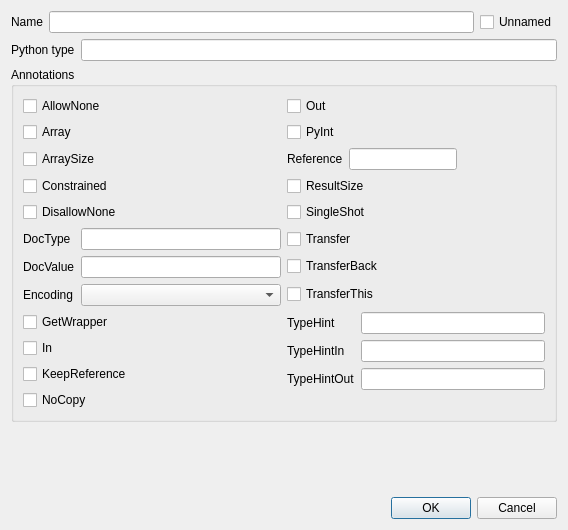
<?xml version="1.0" encoding="UTF-8"?>
<ui version="4.0">
 <class>ArgPropertiesBase</class>
 <widget class="QDialog" name="ArgPropertiesBase">
  <property name="geometry">
   <rect>
    <x>0</x>
    <y>0</y>
    <width>568</width>
    <height>530</height>
   </rect>
  </property>
  <property name="windowTitle">
   <string>Argument Properties</string>
  </property>
  <layout class="QVBoxLayout" name="verticalLayout">
   <item>
    <layout class="QHBoxLayout" name="horizontalLayout">
     <item>
      <widget class="QLabel" name="label">
       <property name="text">
        <string>Name</string>
       </property>
      </widget>
     </item>
     <item>
      <widget class="QLineEdit" name="name"/>
     </item>
     <item>
      <widget class="QCheckBox" name="unnamedCb">
       <property name="text">
        <string>Unnamed</string>
       </property>
      </widget>
     </item>
    </layout>
   </item>
   <item>
    <layout class="QHBoxLayout" name="horizontalLayout_2">
     <item>
      <widget class="QLabel" name="label_2">
       <property name="text">
        <string>Python type</string>
       </property>
      </widget>
     </item>
     <item>
      <widget class="QLineEdit" name="pyType"/>
     </item>
    </layout>
   </item>
   <item>
    <widget class="QGroupBox" name="groupBox">
     <property name="title">
      <string>Annotations</string>
     </property>
     <layout class="QGridLayout" name="gridLayout">
      <item row="0" column="0">
       <widget class="QCheckBox" name="allowNoneCb">
        <property name="text">
         <string>AllowNone</string>
        </property>
       </widget>
      </item>
      <item row="0" column="1">
       <widget class="QCheckBox" name="outCb">
        <property name="text">
         <string>Out</string>
        </property>
       </widget>
      </item>
      <item row="1" column="0">
       <widget class="QCheckBox" name="arrayCb">
        <property name="text">
         <string>Array</string>
        </property>
       </widget>
      </item>
      <item row="1" column="1">
       <widget class="QCheckBox" name="pyIntCb">
        <property name="text">
         <string>PyInt</string>
        </property>
       </widget>
      </item>
      <item row="2" column="0">
       <widget class="QCheckBox" name="arraySizeCb">
        <property name="text">
         <string>ArraySize</string>
        </property>
       </widget>
      </item>
      <item row="2" column="1">
       <layout class="QFormLayout" name="formLayout_2">
        <property name="fieldGrowthPolicy">
         <enum>QFormLayout::FieldsStayAtSizeHint</enum>
        </property>
        <item row="0" column="1">
         <widget class="QLineEdit" name="ref"/>
        </item>
        <item row="0" column="0">
         <widget class="QLabel" name="refLab">
          <property name="text">
           <string>Reference</string>
          </property>
         </widget>
        </item>
       </layout>
      </item>
      <item row="3" column="0">
       <widget class="QCheckBox" name="constrainedCb">
        <property name="text">
         <string>Constrained</string>
        </property>
       </widget>
      </item>
      <item row="3" column="1">
       <widget class="QCheckBox" name="resultSizeCb">
        <property name="text">
         <string>ResultSize</string>
        </property>
       </widget>
      </item>
      <item row="4" column="0">
       <widget class="QCheckBox" name="disallowNoneCb">
        <property name="text">
         <string>DisallowNone</string>
        </property>
       </widget>
      </item>
      <item row="4" column="1">
       <widget class="QCheckBox" name="singleShotCb">
        <property name="text">
         <string>SingleShot</string>
        </property>
       </widget>
      </item>
      <item row="5" column="0" rowspan="3">
       <layout class="QFormLayout" name="formLayout">
        <item row="0" column="0">
         <widget class="QLabel" name="label_3">
          <property name="text">
           <string>DocType</string>
          </property>
         </widget>
        </item>
        <item row="0" column="1">
         <widget class="QLineEdit" name="docType"/>
        </item>
        <item row="1" column="0">
         <widget class="QLabel" name="label_4">
          <property name="text">
           <string>DocValue</string>
          </property>
         </widget>
        </item>
        <item row="1" column="1">
         <widget class="QLineEdit" name="docValue"/>
        </item>
        <item row="2" column="0">
         <widget class="QLabel" name="label_5">
          <property name="text">
           <string>Encoding</string>
          </property>
         </widget>
        </item>
        <item row="2" column="1">
         <widget class="QComboBox" name="encodingCb"/>
        </item>
       </layout>
      </item>
      <item row="5" column="1">
       <widget class="QCheckBox" name="transferCb">
        <property name="text">
         <string>Transfer</string>
        </property>
       </widget>
      </item>
      <item row="6" column="1">
       <widget class="QCheckBox" name="transferBackCb">
        <property name="text">
         <string>TransferBack</string>
        </property>
       </widget>
      </item>
      <item row="7" column="1">
       <widget class="QCheckBox" name="transferThisCb">
        <property name="text">
         <string>TransferThis</string>
        </property>
       </widget>
      </item>
      <item row="8" column="0">
       <widget class="QCheckBox" name="getWrapperCb">
        <property name="text">
         <string>GetWrapper</string>
        </property>
       </widget>
      </item>
      <item row="8" column="1" rowspan="4">
       <layout class="QFormLayout" name="formLayout_3">
        <item row="0" column="0">
         <widget class="QLabel" name="label_6">
          <property name="text">
           <string>TypeHint</string>
          </property>
         </widget>
        </item>
        <item row="0" column="1">
         <widget class="QLineEdit" name="typeHint"/>
        </item>
        <item row="1" column="0">
         <widget class="QLabel" name="label_7">
          <property name="text">
           <string>TypeHintIn</string>
          </property>
         </widget>
        </item>
        <item row="1" column="1">
         <widget class="QLineEdit" name="typeHintIn"/>
        </item>
        <item row="2" column="0">
         <widget class="QLabel" name="label_8">
          <property name="text">
           <string>TypeHintOut</string>
          </property>
         </widget>
        </item>
        <item row="2" column="1">
         <widget class="QLineEdit" name="typeHintOut"/>
        </item>
       </layout>
      </item>
      <item row="9" column="0">
       <widget class="QCheckBox" name="inCb">
        <property name="text">
         <string>In</string>
        </property>
       </widget>
      </item>
      <item row="10" column="0">
       <widget class="QCheckBox" name="keepRefCb">
        <property name="text">
         <string>KeepReference</string>
        </property>
       </widget>
      </item>
      <item row="11" column="0">
       <widget class="QCheckBox" name="noCopyCb">
        <property name="text">
         <string>NoCopy</string>
        </property>
       </widget>
      </item>
     </layout>
    </widget>
   </item>
   <item>
    <spacer name="verticalSpacer">
     <property name="orientation">
      <enum>Qt::Vertical</enum>
     </property>
     <property name="sizeHint" stdset="0">
      <size>
       <width>20</width>
       <height>16</height>
      </size>
     </property>
    </spacer>
   </item>
   <item>
    <widget class="QDialogButtonBox" name="buttonBox">
     <property name="orientation">
      <enum>Qt::Horizontal</enum>
     </property>
     <property name="standardButtons">
      <set>QDialogButtonBox::Cancel|QDialogButtonBox::Ok</set>
     </property>
    </widget>
   </item>
  </layout>
  <zorder>buttonBox</zorder>
  <zorder>groupBox</zorder>
  <zorder>verticalSpacer</zorder>
 </widget>
 <tabstops>
  <tabstop>name</tabstop>
  <tabstop>unnamedCb</tabstop>
  <tabstop>pyType</tabstop>
  <tabstop>allowNoneCb</tabstop>
  <tabstop>arrayCb</tabstop>
  <tabstop>arraySizeCb</tabstop>
  <tabstop>constrainedCb</tabstop>
  <tabstop>disallowNoneCb</tabstop>
  <tabstop>docType</tabstop>
  <tabstop>docValue</tabstop>
  <tabstop>encodingCb</tabstop>
  <tabstop>getWrapperCb</tabstop>
  <tabstop>inCb</tabstop>
  <tabstop>keepRefCb</tabstop>
  <tabstop>noCopyCb</tabstop>
  <tabstop>outCb</tabstop>
  <tabstop>pyIntCb</tabstop>
  <tabstop>ref</tabstop>
  <tabstop>resultSizeCb</tabstop>
  <tabstop>singleShotCb</tabstop>
  <tabstop>transferCb</tabstop>
  <tabstop>transferBackCb</tabstop>
  <tabstop>transferThisCb</tabstop>
  <tabstop>typeHint</tabstop>
  <tabstop>typeHintIn</tabstop>
  <tabstop>typeHintOut</tabstop>
  <tabstop>buttonBox</tabstop>
 </tabstops>
 <resources/>
 <connections>
  <connection>
   <sender>buttonBox</sender>
   <signal>accepted()</signal>
   <receiver>ArgPropertiesBase</receiver>
   <slot>accept()</slot>
   <hints>
    <hint type="sourcelabel">
     <x>248</x>
     <y>254</y>
    </hint>
    <hint type="destinationlabel">
     <x>157</x>
     <y>274</y>
    </hint>
   </hints>
  </connection>
  <connection>
   <sender>buttonBox</sender>
   <signal>rejected()</signal>
   <receiver>ArgPropertiesBase</receiver>
   <slot>reject()</slot>
   <hints>
    <hint type="sourcelabel">
     <x>316</x>
     <y>260</y>
    </hint>
    <hint type="destinationlabel">
     <x>286</x>
     <y>274</y>
    </hint>
   </hints>
  </connection>
 </connections>
</ui>
